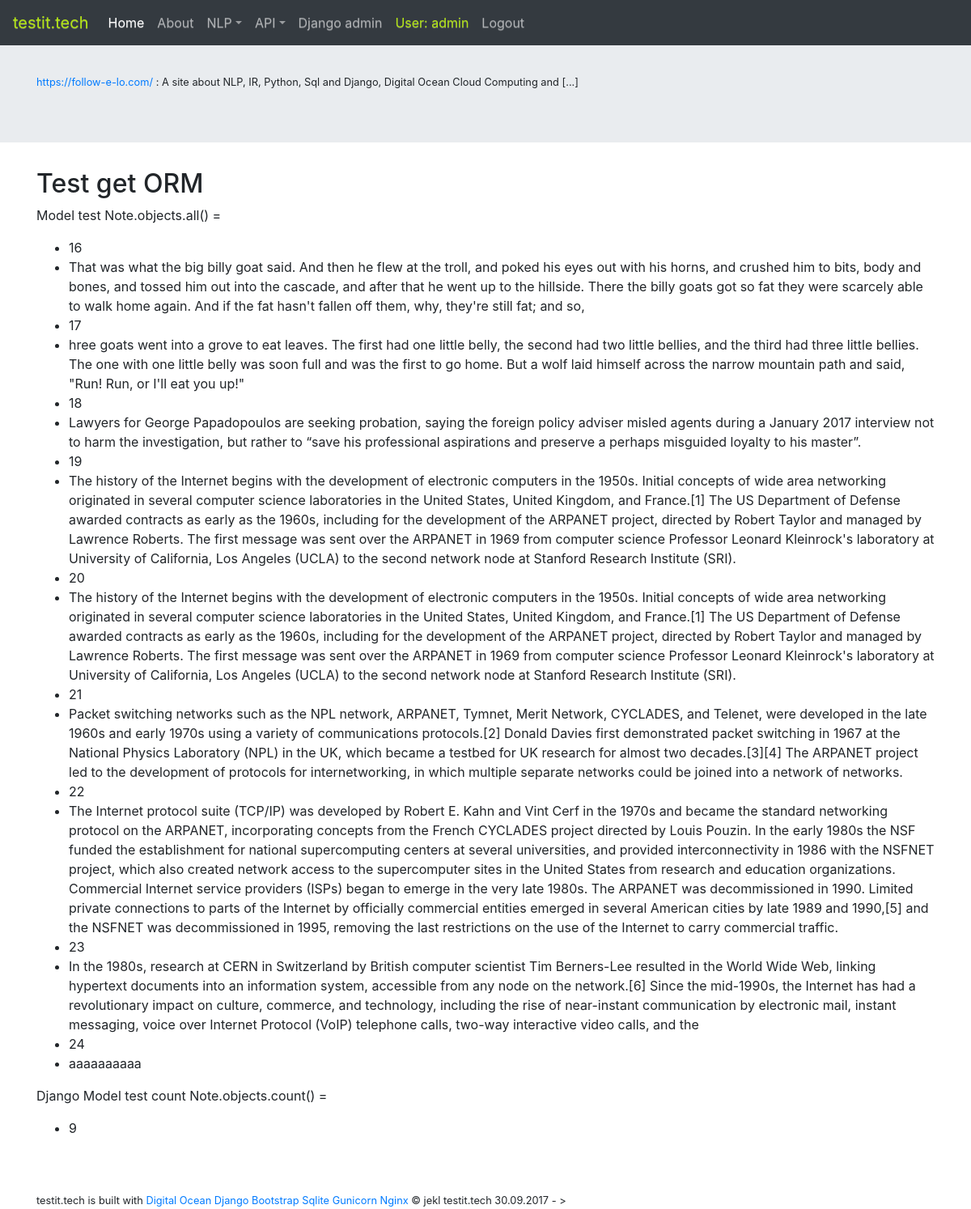
The page /test_model (signed in) on the database as committed earlier.
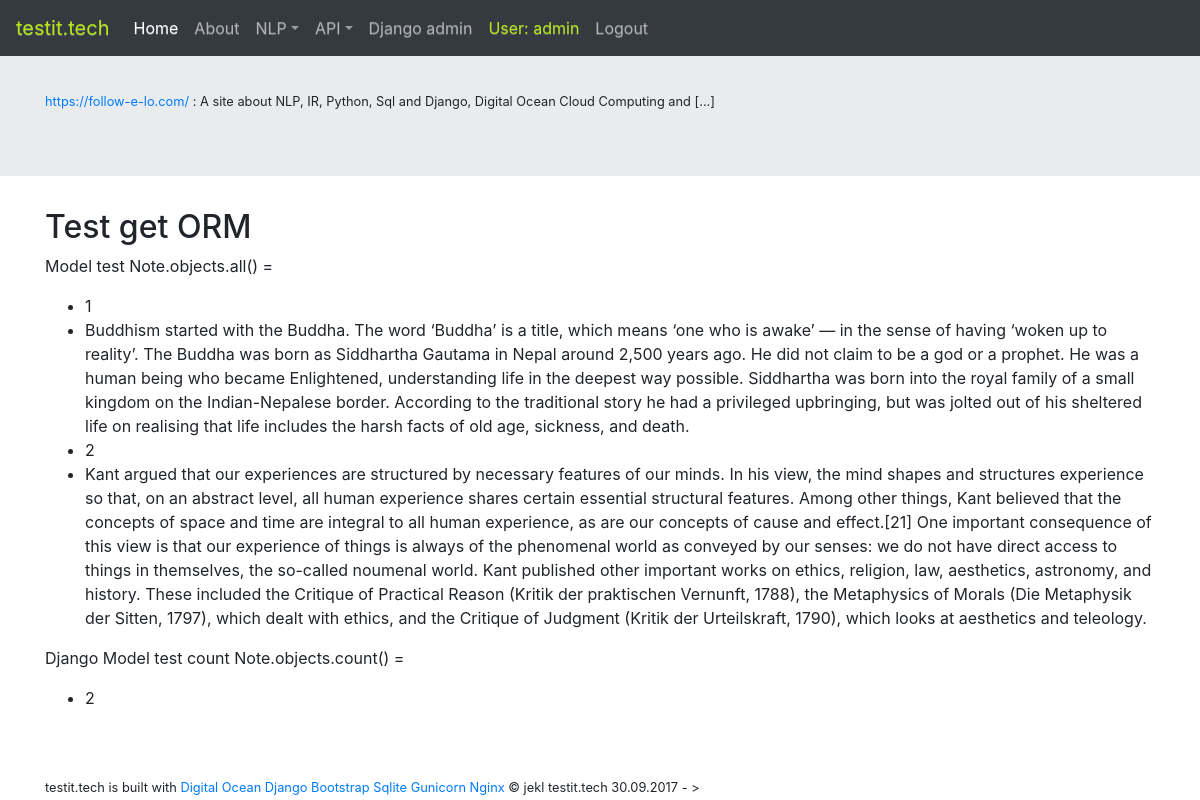
The same page on the database as committed later.
### elo/models.py (models this page shows)
class Note(models.Model):
    title = models.CharField(max_length = 100,unique=True,  default="")
    raw_text = models.CharField(max_length = 10000)
    sentences = models.BigIntegerField(default=0)
    words = models.BigIntegerField(default=0)
    hook = models.CharField(max_length=20, default="")
    def __str__(self):
        return self.raw_text

### elo/views/gui_views.py (the view)
# urls.py: path("test_model", gui_views.test_model, name="test_model"),
@login_required
def test_model(request):
    rv = "E-loweb, django admin testit.tech/admin. "
    data = Note.objects.all()
    amount = Note.objects.count()
    context = {"data": data, "amount": amount}
    rv += format(context)
    return render(request, "elo/qa_db/test_model.html", context)

### elo/templates/elo/qa_db/test_model.html
{% extends "elo/base.html" %} {% block title %}Test get ORM {% endblock %} {% block content %} {% load bootstrap %}
<h2>Test get ORM</h2>
    <p>Model test Note.objects.all() = </p>
    {% if data %}
    <ul>
        {% for d in data %}
        <li>{{ d.id }}</li>
        <li>{{ d.raw_text }}</li>
        {% endfor %}
    </ul>
    {% else %}
    <p>No raw_text</p>
    {% endif %}
    <p>Django Model test count Note.objects.count() =</p>
<ul>
<li>{{ amount }}</li>
</ul>
{% endblock %}

### elo/templates/elo/base.html (shortened to what this page needs)
<!doctype html>
<html lang="en">
<head>
    <link rel="stylesheet" href="https://stackpath.bootstrapcdn.com/bootstrap/4.1.3/css/bootstrap.min.css"
>
    <link rel="stylesheet" href="https://maxcdn.bootstrapcdn.com/bootstrap/3.3.1/css/bootstrap-theme.min.css">
    {% load static %}
    <link rel="stylesheet" type="text/css" href="{% static 'elo/style.css' %}">
</head>
<body>
    <nav class="navbar navbar-expand-md navbar-dark fixed-top bg-dark">
        <a class="navbar-brand" href="/">
            <span style="color:rgb(180, 230, 19)">testit.tech</span>
        </a>
        <div class="collapse navbar-collapse" id="nav-main">
            <ul class="navbar-nav mr-auto">
                <li class="nav-item active">
                    <a class="nav-link" href="/">Home
                    </a>
                </li>
                <li class="nav-item">
                    <a class="nav-link" href="{% url 'about'%}">About</a>
                </li>
                <li class="nav-item dropdown">
                    <a class="nav-link dropdown-toggle" href="#" id="dropdown02" data-toggle="dropdown" aria-haspopup="true" aria-expanded="false">NLP</a>
                </li>
                <li class="nav-item dropdown">
                    <a class="nav-link dropdown-toggle" href="#" id="dropdown03" data-toggle="dropdown" aria-haspopup="true" aria-expanded="false">API</a>
                </li>
                <li class="nav-item">
                    <a class="nav-link" href="/admin" target="_blank">Django admin</a>
                </li>
                {% if user.is_authenticated %}
                <li class="nav-item">
                    <a class="nav-link" href="#">
                        <span style="color:rgb(180, 230, 19)">User: {{ user.username }}</span>
                    </a>
                </li>
                <li class="nav-item">
                    <a class="nav-link" href="/accounts/logout">Logout</a>
                </li>
                {% else %}
                <li class="nav-item">
                    <a class="nav-link" href="/accounts/login">Login</a>
                </li>
                {% endif %}
            </ul>
        </div>
    </nav>
    <main>
        <div class="jumbotron jumbotron-fluid">
            <div class="container">
                <br>
                <small>
                    <a href="https://follow-e-lo.com/" target="_blank">https://follow-e-lo.com/</a> : A site about NLP, IR, Python, Sql and Django, Digital Ocean Cloud Computing and [...]
                </small>
            </div>
        </div>
        <div class="container">
            {% block content %} {% endblock %}
        </div>
    </main>
    <br>
    <br>
    <footer class="container">
        <small>
            testit.tech is built with
            <a href="https://www.digitalocean.com/" target="_blank">Digital Ocean</a>
            <a href="https://www.djangoproject.com/" target="_blank">Django</a>
            <a href="https://getbootstrap.com/" target="_blank">Bootstrap</a>
            <a href="https://www.sqlite.org/" target="_blank">Sqlite</a>
            <a href="http://gunicorn.org/" target="_blank">Gunicorn</a>
            <a href="https://www.nginx.com/resources/wiki/" target="_blank">Nginx</a>
            &copy; jekl testit.tech 30.09.2017 - >
        </small>
    </footer>
</body>
</html>

Rows that differ between the two databases and show on the page:
removed Note: id "16", raw_text "That was what the big billy goat said. And then he flew at the troll, and poked his eyes out with his horns, and crushed him to bits, body and bones, and tossed him out into the cascade, and after that he went up to the hillside. There the billy goats got so fat they were scarcely able to walk home again. And if the fat hasn't fallen off them, why, they're still fat; and so,"
removed Note: id "17", raw_text "hree goats went into a grove to eat leaves. The first had one little belly, the second had two little bellies, and the third had three little bellies. The one with one little belly was soon full and was the first to go home. But a wolf laid himself across the narrow mountain path and said, \"Run! Run, or I'll eat you up!\""
removed Note: id "18", raw_text "Lawyers for George Papadopoulos are seeking probation, saying the foreign policy adviser misled agents during a January 2017 interview not to harm the investigation, but rather to “save his professional aspirations and preserve a perhaps misguided loyalty to his master”."
removed Note: id "19", raw_text "The history of the Internet begins with the development of electronic computers in the 1950s. Initial concepts of wide area networking originated in several computer science laboratories in the United States, United Kingdom, and France.[1] The US Department of Defense awarded contracts as early as the 1960s, including for the development of the ARPANET project, directed by Robert Taylor and managed by Lawrence Roberts. The first message was sent over the ARPANET in 1969 from computer science Professor Leonard Kleinrock's laboratory at University of California, Los Angeles (UCLA) to the second network node at Stanford Research Institute (SRI)."
removed Note: id "20", raw_text "The history of the Internet begins with the development of electronic computers in the 1950s. Initial concepts of wide area networking originated in several computer science laboratories in the United States, United Kingdom, and France.[1] The US Department of Defense awarded contracts as early as the 1960s, including for the development of the ARPANET project, directed by Robert Taylor and managed by Lawrence Roberts. The first message was sent over the ARPANET in 1969 from computer science Professor Leonard Kleinrock's laboratory at University of California, Los Angeles (UCLA) to the second network node at Stanford Research Institute (SRI)."
removed Note: id "21", raw_text "Packet switching networks such as the NPL network, ARPANET, Tymnet, Merit Network, CYCLADES, and Telenet, were developed in the late 1960s and early 1970s using a variety of communications protocols.[2] Donald Davies first demonstrated packet switching in 1967 at the National Physics Laboratory (NPL) in the UK, which became a testbed for UK research for almost two decades.[3][4] The ARPANET project led to the development of protocols for internetworking, in which multiple separate networks could be joined into a network of networks."
removed Note: id "22", raw_text "The Internet protocol suite (TCP/IP) was developed by Robert E. Kahn and Vint Cerf in the 1970s and became the standard networking protocol on the ARPANET, incorporating concepts from the French CYCLADES project directed by Louis Pouzin. In the early 1980s the NSF funded the establishment for national supercomputing centers at several universities, and provided interconnectivity in 1986 with the NSFNET project, which also created network access to the supercomputer sites in the United States from research and education organizations. Commercial Internet service providers (ISPs) began to emerge in the very late 1980s. The ARPANET was decommissioned in 1990. Limited private connections to…"
removed Note: id "23", raw_text "In the 1980s, research at CERN in Switzerland by British computer scientist Tim Berners-Lee resulted in the World Wide Web, linking hypertext documents into an information system, accessible from any node on the network.[6] Since the mid-1990s, the Internet has had a revolutionary impact on culture, commerce, and technology, including the rise of near-instant communication by electronic mail, instant messaging, voice over Internet Protocol (VoIP) telephone calls, two-way interactive video calls, and the"
removed Note: id "24", raw_text "aaaaaaaaaa"
added Note: id "1", raw_text "Buddhism started with the Buddha. The word ‘Buddha’ is a title, which means ‘one who is awake’ — in the sense of having ‘woken up to reality’. The Buddha was born as Siddhartha Gautama in Nepal around 2,500 years ago. He did not claim to be a god or a prophet. He was a human being who became Enlightened, understanding life in the deepest way possible. Siddhartha was born into the royal family of a small kingdom on the Indian-Nepalese border. According to the traditional story he had a privileged upbringing, but was jolted out of his sheltered life on realising that life includes the harsh facts of old age, sickness, and death."
added Note: id "2", raw_text "Kant argued that our experiences are structured by necessary features of our minds. In his view, the mind shapes and structures experience so that, on an abstract level, all human experience shares certain essential structural features. Among other things, Kant believed that the concepts of space and time are integral to all human experience, as are our concepts of cause and effect.[21] One important consequence of this view is that our experience of things is always of the phenomenal world as conveyed by our senses: we do not have direct access to things in themselves, the so-called noumenal world. Kant published other important works on ethics, religion, law, aesthetics, astronomy, and…"
Other text that changed with them:
{{ amount }}: "9" → "2"
